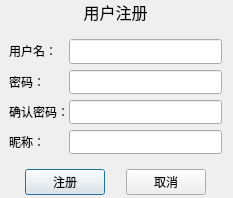
<?xml version="1.0" encoding="UTF-8"?>
<ui version="4.0">
 <class>Register</class>
 <widget class="QDialog" name="Register">
  <property name="geometry">
   <rect>
    <x>0</x>
    <y>0</y>
    <width>233</width>
    <height>198</height>
   </rect>
  </property>
  <property name="windowTitle">
   <string>Register</string>
  </property>
  <widget class="QWidget" name="widget_4" native="true">
   <property name="geometry">
    <rect>
     <x>0</x>
     <y>0</y>
     <width>231</width>
     <height>201</height>
    </rect>
   </property>
   <layout class="QVBoxLayout" name="verticalLayout_3">
    <item>
     <widget class="QLabel" name="label_4">
      <property name="sizePolicy">
       <sizepolicy hsizetype="Preferred" vsizetype="Preferred">
        <horstretch>0</horstretch>
        <verstretch>0</verstretch>
       </sizepolicy>
      </property>
      <property name="font">
       <font>
        <family>微软雅黑</family>
        <pointsize>12</pointsize>
       </font>
      </property>
      <property name="text">
       <string>用户注册</string>
      </property>
      <property name="alignment">
       <set>Qt::AlignCenter</set>
      </property>
     </widget>
    </item>
    <item>
     <layout class="QHBoxLayout" name="horizontalLayout">
      <property name="spacing">
       <number>0</number>
      </property>
      <item>
       <widget class="QWidget" name="widget_3" native="true">
        <layout class="QVBoxLayout" name="verticalLayout_2">
         <property name="rightMargin">
          <number>0</number>
         </property>
         <item>
          <widget class="QLabel" name="label">
           <property name="font">
            <font>
             <family>微软雅黑</family>
             <pointsize>9</pointsize>
            </font>
           </property>
           <property name="text">
            <string>用户名：</string>
           </property>
          </widget>
         </item>
         <item>
          <widget class="QLabel" name="label_2">
           <property name="font">
            <font>
             <family>微软雅黑</family>
             <pointsize>9</pointsize>
            </font>
           </property>
           <property name="text">
            <string>密码：</string>
           </property>
          </widget>
         </item>
         <item>
          <widget class="QLabel" name="label_5">
           <property name="font">
            <font>
             <family>微软雅黑</family>
             <pointsize>9</pointsize>
            </font>
           </property>
           <property name="text">
            <string>确认密码：</string>
           </property>
          </widget>
         </item>
         <item>
          <widget class="QLabel" name="label_3">
           <property name="font">
            <font>
             <family>微软雅黑</family>
             <pointsize>9</pointsize>
            </font>
           </property>
           <property name="text">
            <string>昵称：</string>
           </property>
          </widget>
         </item>
        </layout>
       </widget>
      </item>
      <item>
       <widget class="QWidget" name="widget" native="true">
        <layout class="QVBoxLayout" name="verticalLayout">
         <property name="leftMargin">
          <number>0</number>
         </property>
         <item>
          <widget class="QLineEdit" name="Username">
           <property name="font">
            <font>
             <family>微软雅黑</family>
             <pointsize>9</pointsize>
            </font>
           </property>
           <property name="placeholderText">
            <string/>
           </property>
          </widget>
         </item>
         <item>
          <widget class="QLineEdit" name="Passwd">
           <property name="font">
            <font>
             <family>微软雅黑 Light</family>
            </font>
           </property>
           <property name="echoMode">
            <enum>QLineEdit::Password</enum>
           </property>
           <property name="placeholderText">
            <string/>
           </property>
          </widget>
         </item>
         <item>
          <widget class="QLineEdit" name="confPasswd">
           <property name="font">
            <font>
             <family>微软雅黑 Light</family>
            </font>
           </property>
           <property name="echoMode">
            <enum>QLineEdit::Password</enum>
           </property>
           <property name="placeholderText">
            <string/>
           </property>
          </widget>
         </item>
         <item>
          <widget class="QLineEdit" name="Nickname">
           <property name="font">
            <font>
             <family>微软雅黑</family>
            </font>
           </property>
          </widget>
         </item>
        </layout>
       </widget>
      </item>
     </layout>
    </item>
    <item>
     <widget class="QWidget" name="widget_2" native="true">
      <layout class="QHBoxLayout" name="horizontalLayout_2">
       <property name="topMargin">
        <number>0</number>
       </property>
       <property name="bottomMargin">
        <number>6</number>
       </property>
       <item>
        <spacer name="horizontalSpacer_2">
         <property name="orientation">
          <enum>Qt::Horizontal</enum>
         </property>
         <property name="sizeHint" stdset="0">
          <size>
           <width>3</width>
           <height>20</height>
          </size>
         </property>
        </spacer>
       </item>
       <item>
        <widget class="QPushButton" name="registerBtn">
         <property name="text">
          <string>注册</string>
         </property>
        </widget>
       </item>
       <item>
        <spacer name="horizontalSpacer">
         <property name="orientation">
          <enum>Qt::Horizontal</enum>
         </property>
         <property name="sizeHint" stdset="0">
          <size>
           <width>4</width>
           <height>20</height>
          </size>
         </property>
        </spacer>
       </item>
       <item>
        <widget class="QPushButton" name="cancelBtn">
         <property name="text">
          <string>取消</string>
         </property>
        </widget>
       </item>
       <item>
        <spacer name="horizontalSpacer_3">
         <property name="orientation">
          <enum>Qt::Horizontal</enum>
         </property>
         <property name="sizeHint" stdset="0">
          <size>
           <width>11</width>
           <height>20</height>
          </size>
         </property>
        </spacer>
       </item>
      </layout>
     </widget>
    </item>
   </layout>
  </widget>
 </widget>
 <resources/>
 <connections/>
</ui>
